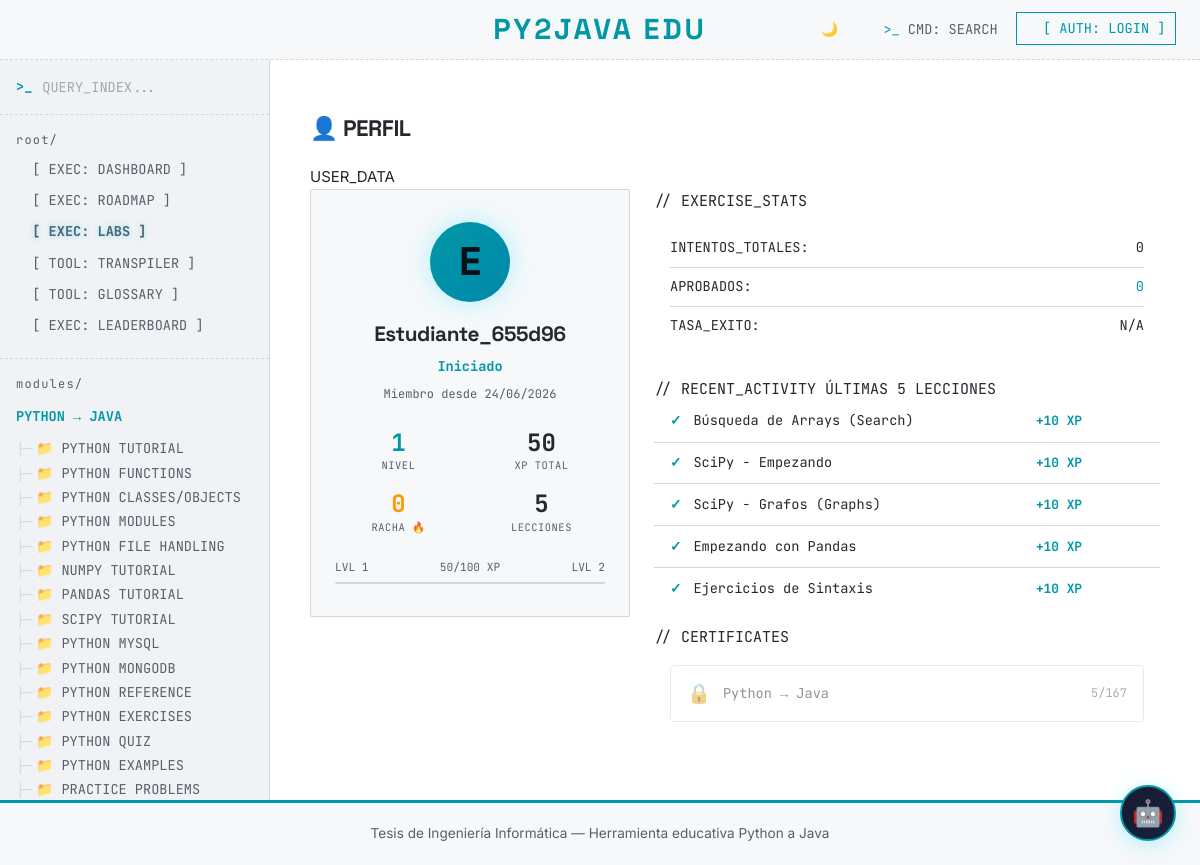
Page /perfil/Estudiante_655d96 on the committed database.
### models.py (models this page shows)
class User(UserMixin, db.Model):
    __tablename__ = "users"
    id = db.Column(db.Integer, primary_key=True)
    username = db.Column(db.String(80), unique=True, nullable=False)
    password_hash = db.Column(db.String(255), nullable=False)
    role = db.Column(db.String(20), default="student")  # 'student' or 'teacher'
    created_at = db.Column(db.DateTime, default=datetime.utcnow)
    progress = db.relationship("LessonProgress", backref="user", lazy=True)
    attempts = db.relationship("ExerciseAttempt", backref="user", lazy=True)
    achievements = db.relationship("Achievement", backref="user", lazy=True)
    streaks = db.relationship("DailyStreak", backref="user", lazy=True)
    quiz_results = db.relationship("QuizResult", backref="user", lazy=True)
    practice_submissions = db.relationship(
        "PracticeSubmission", backref="user", lazy=True
    )

class LessonProgress(db.Model):
    __tablename__ = "lesson_progress"
    id = db.Column(db.Integer, primary_key=True)
    user_id = db.Column(db.Integer, db.ForeignKey("users.id"), nullable=False)
    lesson_id = db.Column(db.String(100), nullable=False)
    completed = db.Column(db.Boolean, default=False)
    score = db.Column(db.Integer, default=0)  # XP gained
    time_spent = db.Column(db.Integer, default=0)  # in seconds
    completed_at = db.Column(db.DateTime, nullable=True)

### app.py (the view)
@app.route("/perfil")
@app.route("/perfil/<username>")
def profile(username=None):
    if username:
        user = User.query.filter_by(username=username).first_or_404()
    elif current_user.is_authenticated:
        user = current_user
    else:
        return redirect(url_for("login"))
    summary = get_progress_summary(user)
    level = (summary["total_xp"] // 100) + 1
    recent = (
        LessonProgress.query.filter_by(user_id=user.id, completed=True)
        .order_by(LessonProgress.completed_at.desc())
        .limit(10)
        .all()
    )
    quiz_results = (
        QuizResult.query.filter_by(user_id=user.id)
        .order_by(QuizResult.completed_at.desc())
        .limit(10)
        .all()
    )
    total_exercises = ExerciseAttempt.query.filter_by(user_id=user.id).count()
    passed_exercises = ExerciseAttempt.query.filter_by(user_id=user.id, passed=True).count()
    return render_template(
        "profile.html",
        profile_user=user,
        summary=summary,
        level=level,
        recent=recent,
        quiz_results=quiz_results,
        total_exercises=total_exercises,
        passed_exercises=passed_exercises,
        categories=LESSON_CATEGORIES,
        page="profile",
    )

### app.py (called while the page is built, shortened)
def calculate_streak(user_id):
    streaks = (
        DailyStreak.query.filter_by(user_id=user_id)
        .order_by(DailyStreak.date.desc())
        .all()
    )
    if not streaks:
        return 0

def get_progress_summary(user):
    progresses = LessonProgress.query.filter_by(user_id=user.id).all()
    completed = [p.lesson_id for p in progresses if p.completed]
    total_xp = sum(p.score for p in progresses)
    streak = calculate_streak(user.id)
    return {"completed_lessons": completed, "total_xp": total_xp, "streak": streak}

@app.context_processor
def inject_globals():
    ui = load_ui_strings()
    return {
        "lang": "es",
        "theme": session.get("theme", "light"),
        "t": ui,
        "get_lesson": lambda lid: get_lesson(lid),
        "get_lesson_title": lambda lid: get_lesson_title(lid),
        "get_reference": lambda cat: get_reference(cat),
    }

### content_loader.py (called while the page is built)
def get_lesson_title(lesson_id):
    data = load_lesson(lesson_id)
    if data:
        return data.get("title", lesson_id)
    ui = load_ui_strings()
    key = f"lesson_{lesson_id}_title"
    return ui.get(key, lesson_id)

### templates/profile.html (shortened to what this page needs)
{% extends "base.html" %}
{% block content %}
<article class="telemetry-dashboard">
    <header class="telemetry-header">
        <h1>👤 PERFIL</h1>
        <div class="system-status">
            USER_DATA
        </div>
    </header>
    {% set titles = {1:'Iniciado',2:'Novato',3:'Aprendiz',4:'Estudiante',5:'Practicante',6:'Competente',7:'Hábil',8:'Experto',9:'Veterano',10:'Pythonista',11:'Maestro',12:'Arquitecto',13:'Virtuoso',14:'Gurú',15:'Sensei',16:'Leyenda',17:'Oráculo',18:'Iluminado',19:'Trascendente',20:'Omnisciente'} %}
    {% set current_title = titles.get(level if level <= 20 else 20, 'Iniciado') %}
    <div class="profile-layout">
        <div class="profile-card">
            <div class="profile-avatar-large">
                {{ profile_user.username[0] | upper }}
            </div>
            <h2 class="profile-username">{{ profile_user.username }}</h2>
            <div class="profile-title" style="color: var(--green);">{{ current_title }}</div>
            <div class="profile-joined">
                Miembro desde {{ profile_user.created_at.strftime('%d/%m/%Y') if profile_user.created_at else 'N/A' }}
            </div>
            <div class="profile-stats-grid">
                <div class="profile-stat">
                    <span class="profile-stat-num" style="color: var(--green);">{{ level }}</span>
                    <span class="profile-stat-label">NIVEL</span>
                </div>
                <div class="profile-stat">
                    <span class="profile-stat-num">{{ summary.total_xp }}</span>
                    <span class="profile-stat-label">XP TOTAL</span>
                </div>
                <div class="profile-stat">
                    <span class="profile-stat-num" style="color: #ff9800;">{{ summary.streak }}</span>
                    <span class="profile-stat-label">RACHA 🔥</span>
                </div>
                <div class="profile-stat">
                    <span class="profile-stat-num">{{ summary.completed_lessons | length }}</span>
                    <span class="profile-stat-label">LECCIONES</span>
                </div>
            </div>
            <div class="profile-xp-progress">
                <div class="profile-xp-labels">
                    <span>LVL {{ level }}</span>
                    <span>{{ summary.total_xp % 100 }}/100 XP</span>
                    <span>LVL {{ level + 1 }}</span>
                </div>
                <div class="terminal-progress-container" style="border-top: none; border: 1px solid var(--border); border-radius: 4px;">
                </div>
            </div>
        </div>
        <div class="profile-details">
            <div class="data-module">
                <div class="module-header">
                    <span>// EXERCISE_STATS</span>
                </div>
                <div class="module-body" style="padding: 1rem;">
                    <div class="profile-exercise-stats">
                        <div class="profile-stat-row">
                            <span class="data-key">INTENTOS_TOTALES:</span>
                            <span class="data-val">{{ total_exercises }}</span>
                        </div>
                        <div class="profile-stat-row">
                            <span class="data-key">APROBADOS:</span>
                            <span class="data-val" style="color: var(--green);">{{ passed_exercises }}</span>
                        </div>
                        <div class="profile-stat-row">
                            <span class="data-key">TASA_EXITO:</span>
                            <span class="data-val">
                                {% if total_exercises > 0 %}
                                    {{ ((passed_exercises / total_exercises) * 100) | round(1) }}%
                                {% else %}
                                    N/A
                                {% endif %}
                            </span>
                        </div>
                    </div>
                </div>
            </div>
            <div class="data-module">
                <div class="module-header">
                    <span>// RECENT_ACTIVITY</span>
                    <span>ÚLTIMAS {{ recent | length }} LECCIONES</span>
                </div>
                <div class="module-body" style="padding: 0;">
                    {% if recent %}
                    <div class="profile-activity-list">
                        {% for lp in recent %}
                        <div class="profile-activity-item">
                            <span class="activity-check">✓</span>
                            <span class="activity-lesson">{{ get_lesson_title(lp.lesson_id) or lp.lesson_id }}</span>
                            <span class="activity-xp">+{{ lp.score }} XP</span>
                        </div>
                        {% endfor %}
                    </div>
                    {% else %}
                    <p style="padding: 1.5rem; text-align: center; color: var(--text-muted);">Sin actividad reciente</p>
                    {% endif %}
                </div>
            </div>
            <div class="data-module">
                <div class="module-header">
                    <span>// CERTIFICATES</span>
                </div>
                <div class="module-body" style="padding: 1rem;">
                    <div class="profile-certs-grid">
                        {% for category in categories %}
                        {% set cat_lessons = category.sections | map(attribute='lessons') | sum(start=[]) | map(attribute='id') | list %}
                        {% set completed_in_cat = cat_lessons | select("in", summary.completed_lessons) | list | length %}
                        {% set cat_complete = completed_in_cat >= cat_lessons | length and cat_lessons | length > 0 %}
                        <div class="profile-cert-card {{ 'cert-available' if cat_complete else 'cert-locked' }}">
                            <span class="cert-icon">{{ '📜' if cat_complete else '🔒' }}</span>
                            <span class="cert-name">{{ t[category.label_key] }}</span>
                            <span class="cert-progress">{{ completed_in_cat }}/{{ cat_lessons | length }}</span>
                        </div>
                        {% endfor %}
                    </div>
                </div>
            </div>
        </div>
    </div>
</article>
{% endblock %}

### static/css/style.css (style rules this page uses)
:root, body { --green: #00E5FF; --green-dark: #00B2CC; --green-light: rgba(0, 229, 255, 0.1); --bg: #0D1117; --bg-secondary: #161B22; --bg-code: #010409; --text: #C9D1D9; --text-muted: #8B949E; --border: #30363D; --sidebar-bg: #0D1117; --sidebar-text: #8B949E; --sidebar-hover: #FFFFFF; --sidebar-active: #00E5FF; --python-color: #00E5FF; --java-color: #FF5555; --shadow: none; --shadow-lg: 0 10px 30px rgba(0,0,0,0.8); --explanation-bg: #161B22; --explanation-border: #FF5555; --topbar-text: #FFFFFF; --accent-glow: rgba(0, 229, 255, 0.1); --page-bg: #0D1117; --card-hover-shadow: none; --radius: 2px; }
[data-theme="light"], [data-theme="light"] body { --green: #0097A7; --green-dark: #006978; --green-light: rgba(0, 151, 167, 0.1); --bg: #FFFFFF; --bg-secondary: #F6F8FA; --bg-code: #F0F2F5; --text: #24292F; --text-muted: #57606A; --border: #D0D7DE; --sidebar-bg: #F6F8FA; --sidebar-text: #57606A; --sidebar-hover: #24292F; --sidebar-active: #0097A7; --python-color: #0097A7; --java-color: #CF222E; --shadow: 0 1px 3px rgba(0,0,0,0.1); --shadow-lg: 0 10px 30px rgba(0,0,0,0.1); --explanation-bg: #F6F8FA; --explanation-border: #CF222E; --topbar-text: #24292F; --accent-glow: rgba(0, 151, 167, 0.1); --page-bg: #FFFFFF; --card-hover-shadow: 0 4px 12px rgba(0,0,0,0.08); }
*, *::before, *::after { box-sizing: border-box; }
html { scroll-behavior: smooth; }
body { margin: 0; font-family: "Inter", sans-serif; font-size: 15px; line-height: 1.6; color: var(--text); background: var(--page-bg); min-height: 100vh; display: flex; flex-direction: column; }
h1, h2, h3, h4, h5, h6 { font-family: "Space Grotesk", sans-serif; letter-spacing: -0.02em; font-weight: 700; color: var(--text); }
body::before { content: ''; position: fixed; top: 0; left: 0; width: 100%; height: 100%; z-index: -1; opacity: 0.3; background-image: linear-gradient(var(--border) 1px, transparent 1px), linear-gradient(90deg, var(--border) 1px, transparent 1px); background-size: 40px 40px; }

### rows in the picture
User: username "E", username "Estudiante_655d96", created_at "24/06/2026"
LessonProgress: get_lesson_title "Búsqueda de Arrays (Search)", score "10"
LessonProgress: get_lesson_title "SciPy - Empezando", score "10"
LessonProgress: get_lesson_title "SciPy - Grafos (Graphs)", score "10"
LessonProgress: get_lesson_title "Empezando con Pandas", score "10"
LessonProgress: get_lesson_title "Ejercicios de Sintaxis", score "10"

### other values in the picture
{{ t.site_title | upper }} "PY2JAVA EDU"
{{ t[category.label_key] | upper }} "PYTHON → JAVA"
{{ t[section.label_key] | upper }} "PYTHON TUTORIAL" "PYTHON FUNCTIONS" "PYTHON CLASSES/OBJECTS" "PYTHON MODULES" "PYTHON FILE HANDLING" "NUMPY TUTORIAL" "PANDAS TUTORIAL" "SCIPY TUTORIAL" "PYTHON MYSQL" "PYTHON MONGODB" "PYTHON REFERENCE" "PYTHON EXERCISES" "PYTHON QUIZ" "PYTHON EXAMPLES" "PRACTICE PROBLEMS"
{{ current_title }} "Iniciado"
{{ level }} "1"
{{ summary.total_xp }} "50"
{{ summary.streak }} "0"
{{ summary.completed_lessons | length }} "5"
{{ summary.total_xp % 100 }} "50"
{{ level + 1 }} "2"
{{ total_exercises }} "0"
{{ passed_exercises }} "0"
{{ recent | length }} "5"
{{ '📜' if cat_complete else '🔒' }} "🔒"
{{ t[category.label_key] }} "Python → Java"
